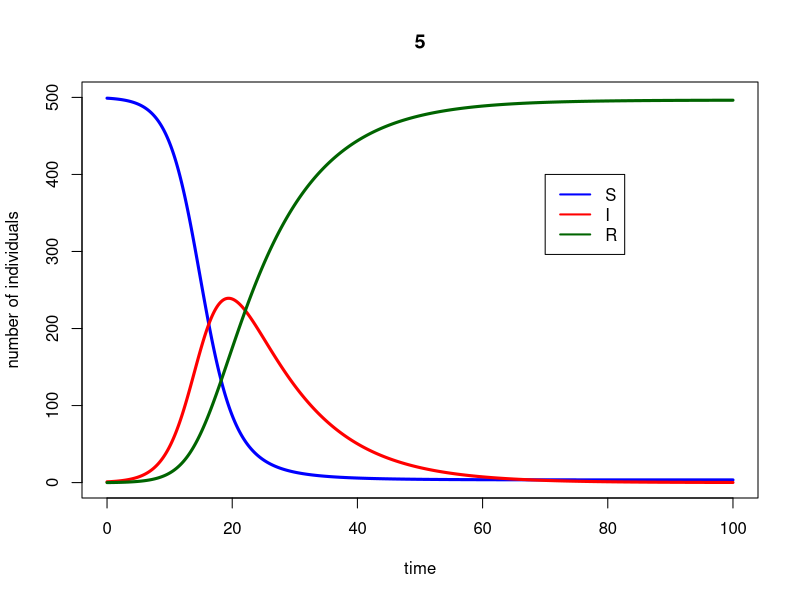
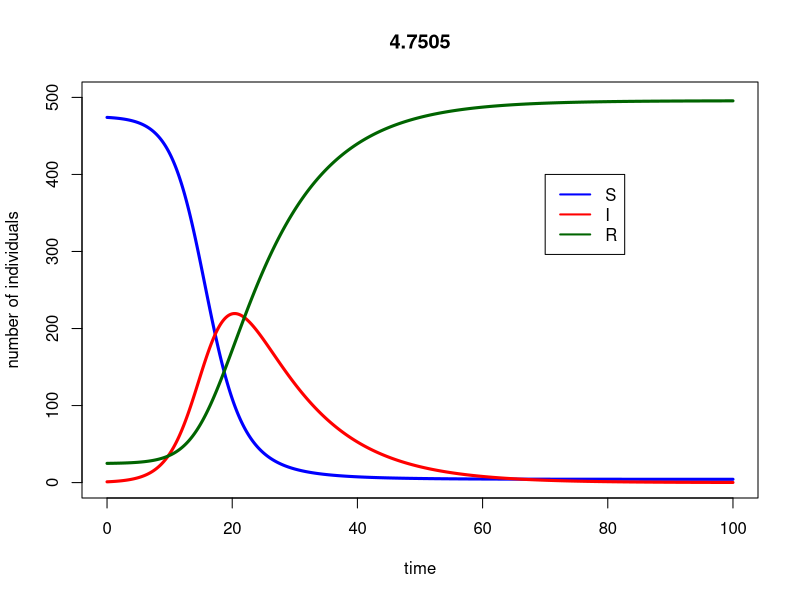
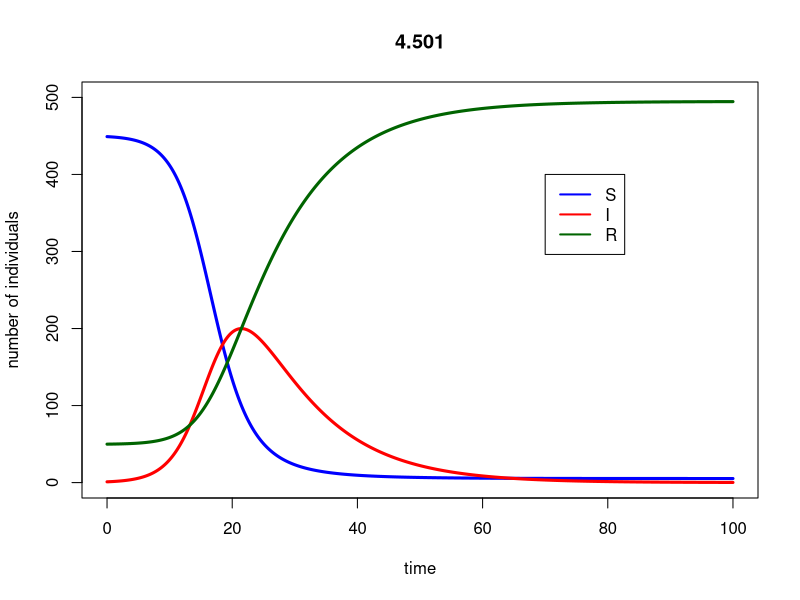
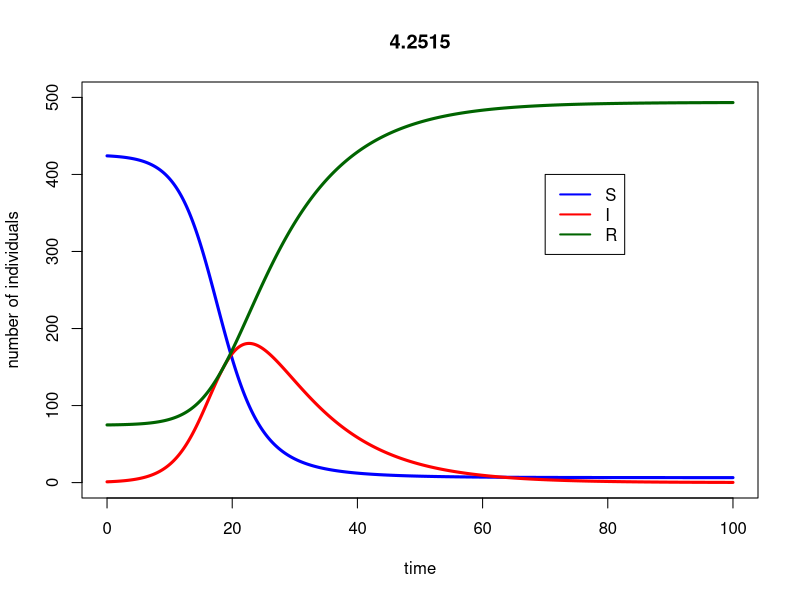
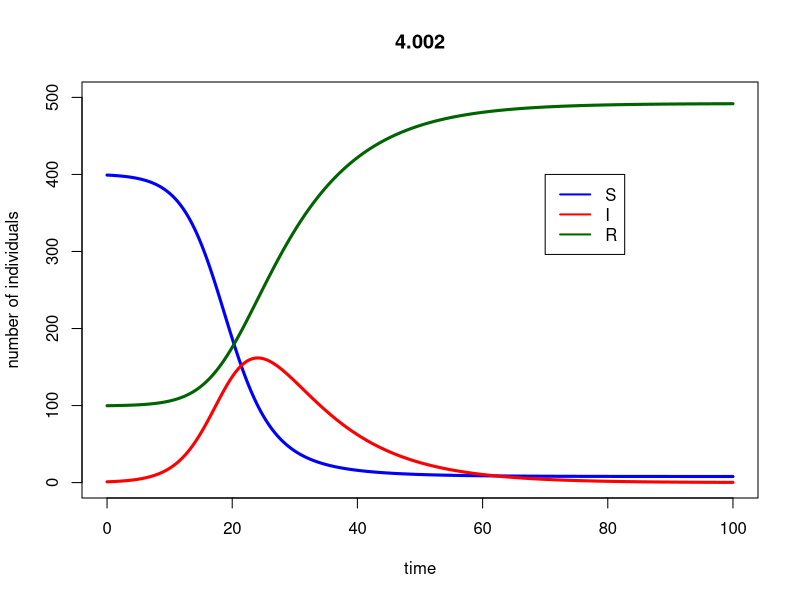
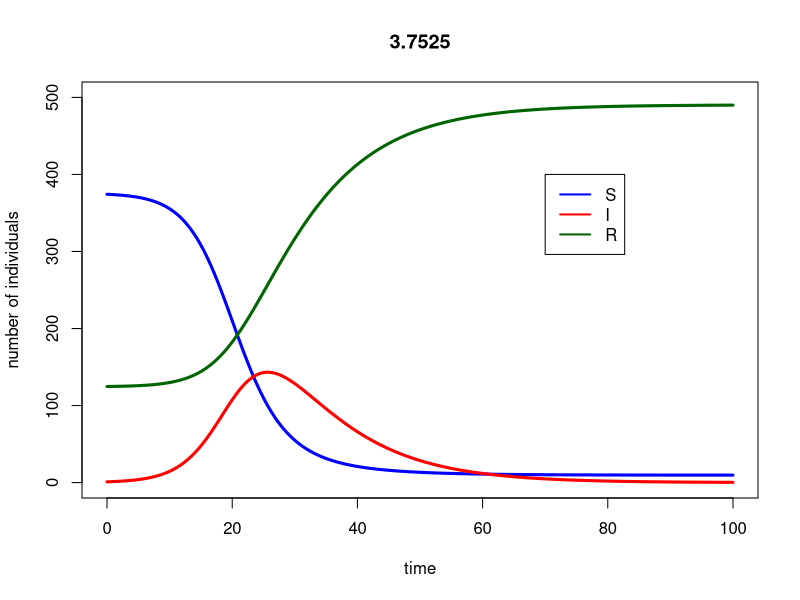
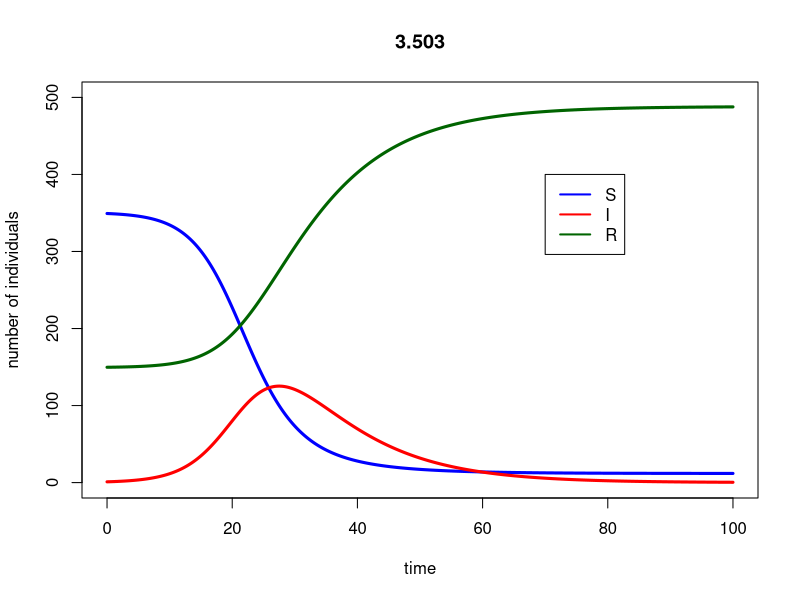
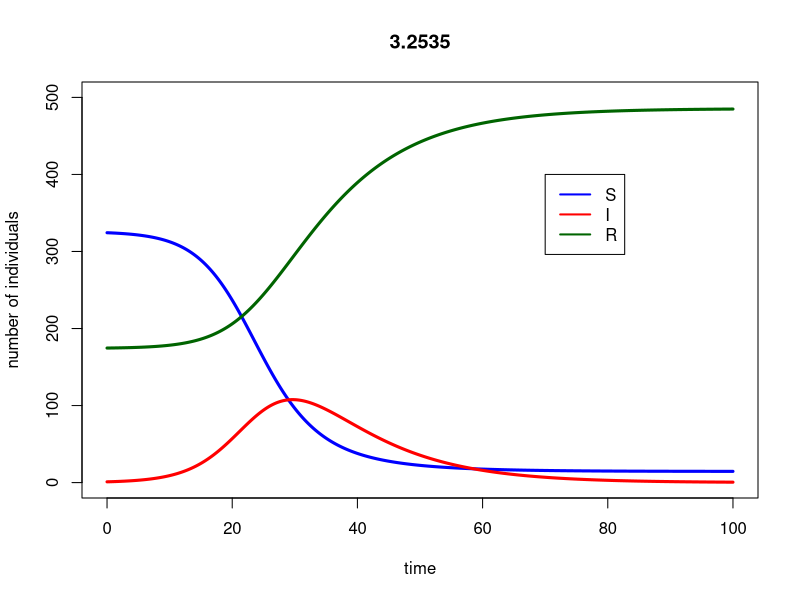

Here is the R script that generated these plots, in order:
##########################################################
# Starting script to the module 'SIR models of epidemics'
##########################################################

# implements the basic SIR model, and plots simulation results

## Here you only need to know basic things:
##  #	To make comments
##  <-	Assigning a value to a symbol
##  c	To create a vector c(v1, v2, ..., vn)
##  e	is *10^
##  seq(a,b,c)	To create a sequence from a to b with intervals c


###################################
# FUNCTION DEFINITIONS
###################################

###
# SIR <- function(t, x, parms)
# Use: calculates the derivatives for the SIR model
# Input: 
#      t: time (not used here, because there is no explicit time dependence)
#      x: vector of the current values of all variables (S, I, R)
#      parms: vector of all parameter values
# Output:
#      der: vector of derivatives

# To use the lsoda function, the model function has to be a function of t (time),
# x (the vector of the variables) and parms (the parameters of the model).

SIR <- function(t, x, parms){

# Beta and r are not global variables. This means that if you type beta in R, the output will be 'beta',
# and not its value. You have to specify that you want to use the value of beta from 'parms' to solve the ODEs.
# Similarly, the variables of the model are taken from the vector x. This is done by the 'with' function.

  with(as.list(c(parms,x)),{
    dS <- - beta*S*I
    dI <- + beta*S*I - r*I
    dR <- r*I         # Note: because S+I+R=constant, this equation could actually be omitted,
                  # and R at any time point could simply be calculated as N-S-I.
    der <- c(dS, dI,dR)
    list(der)  # the output must be returned    
  }) # end of 'with'

}  # end of function definition


###########################
# MAIN PROGRAM
###########################

### LOAD LIBRARIES
#load R library for ordinary differential equation solvers
library(deSolve)
R0_vektor = vector(mode="list") #ez lesz amiben az R0-okat tárolom
### INITIALIZE PARAMETER SETTINGS
for (v in 1:21) {
  f = (v-1)/20
  index = f*100
  S0 = 499
  parms <- c(beta=1e-3, r=1e-1)		# set the parameters of the model
  inits <- c(S=(1-f)*S0, I=1, R=f*S0)		# set the initial values
  dt    <- seq(0,100,0.1)			# set the time points for evaluation


  # Calculate and print R_0 on the screen
  N <- sum(inits)
  R_0 <- with(as.list(parms),{beta*(N-f*S0)/r})
  print(paste("hany szazalek oltott", index))
  print(paste("R_0 =",R_0),quote=FALSE)
  R0_vektor[v] = (R_0) #a vektor/lista/kisfaszom v-edik eleme legyen az aktualis R0 ertek
  names(R0_vektor)[v] = f*100 #a vektor/lista/kisfaszom v-edik elemenek a neve legyen az oltottsagi %


  ### SIMULATE THE MODEL

  ## Use lsoda to solve the differential equations numerically. The syntax should be
  ## lsoda(initial values, time points, function, parameters)

  simulation <- as.data.frame(lsoda(inits, dt, SIR, parms=parms)) # this way our set 'parms' will be used as default

  ### PLOT THE OUTPUT

  # If you remove the # before pdf(...) and dev.off(), the output will be written in a pdf file,
  # in the working directory. If you don't, a window containing your graph will just pop up.

  #pdf("startingscript.pdf")
  #par(cex=1.7)
  # Plot S according to time, in blue, and add the graph I and R according to time,
  # in red and dark green respectively. Call help(plot) for further details.

  attach(simulation) # this command allows you to refer to the columns of the data frame directly.

  plot(dt, S, type="l", col="blue", ylim=c(0,sum(inits)), main = R_0, xlab="time", ylab="number of individuals",lwd=3)
  lines(dt, I, type="l", col="red",lwd=3)
  lines(dt, R, type="l", col="darkgreen",lwd=3)

  # Add a legend to the graph
  legend(70,400, legend=c("S","I","R"), col=c("blue", "red", "darkgreen"), lty=1,lwd=2)
  #dev.off()

  detach(simulation) # clean up the search path
}
print(R0_vektor)
volte = FALSE #ebben tarolom, hogy van-e olyan oltottsag, ami megelozi a jarvanyt
for (a in 1:length(R0_vektor)) {
  if (R0_vektor[a] < 1) {
    print(names(R0_vektor)[a])
    volte = TRUE
    break
  }
}
if (volte == FALSE) {
  print("Mind meg fogunk dogleni")
}
